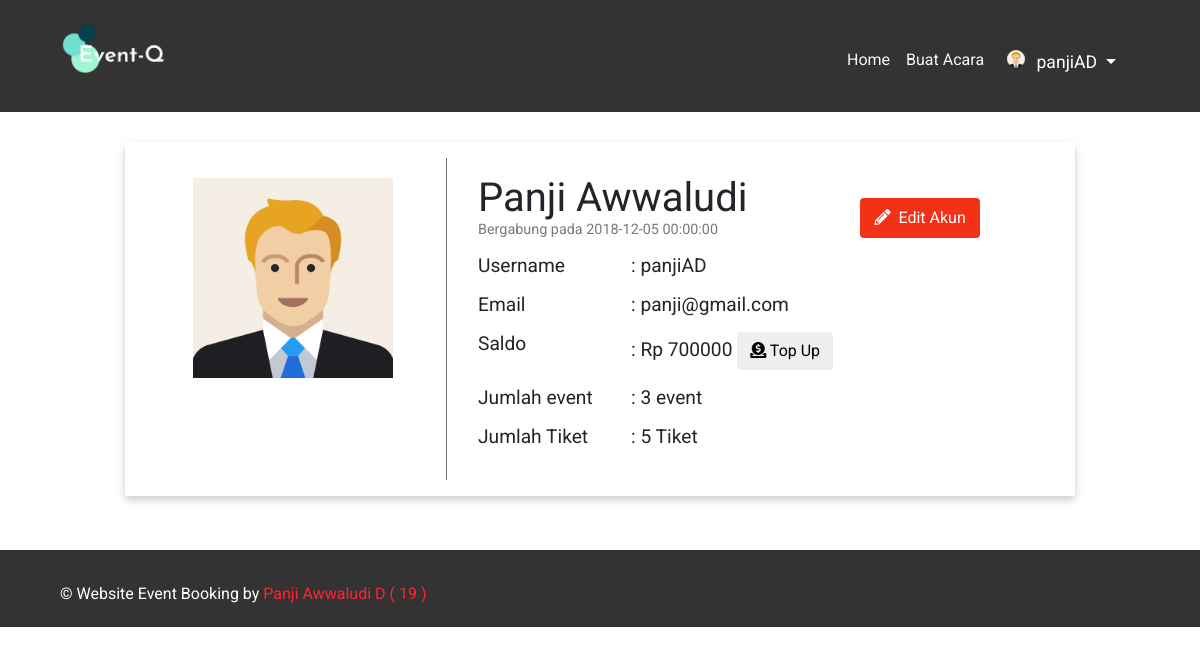
Screenshot of /akun.php?id=1 (signed in) with the database file from the repository.
### tables this page shows
CREATE TABLE `users` (
  `id_users` int(11) NOT NULL,
  `nama` varchar(255) DEFAULT NULL,
  `username` varchar(200) NOT NULL,
  `pass` varchar(255) DEFAULT NULL,
  `email` varchar(255) DEFAULT NULL,
  `gambar_profile` varchar(255) DEFAULT 'user.svg',
  `create_date` datetime DEFAULT NULL,
  `saldo` int(11) NOT NULL,
  `deleted` tinyint(1) NOT NULL,
  `idusers_level` int(11) NOT NULL
);

### akun.php (the view, shortened to what this page needs)
<?php
	include 'helper/koneksi.php';
    ?>
<!DOCTYPE html>
<html>
<head>
    <?php include 'head.php'?>
</head>
<body>
<?php include 'header.php';?>
<div class="container ">
    <div class="row">
    <div class="col-1"></div>
    <div class="col-10 cardProfil">
        <div class="row p-3">
            <div class="col-4 foto">
            <?php
					$user = $_SESSION['username'];
					$query = "SELECT gambar_profile FROM users WHERE username = '$user'";
					$result = mysqli_query($con, $query);
					if(mysqli_num_rows($result) == 1) {
                        $username = mysqli_fetch_assoc($result);
            ?>
						<img src="gambar/profil/<?=$username['gambar_profile']?>"/>
            <?php
                    }
            ?>
            </div>
            <div class="col-6 profil m-3">
                <?php
                    $query = "SELECT * FROM users WHERE username = '$user'";
                    $result = mysqli_query($con, $query);
                    if(mysqli_num_rows($result) > 0){
                        $user = mysqli_fetch_assoc($result);
                        ?>
                        <div class="row">
                            <div class="col-10">
                                <div class="nama" style="font-size:2.5em"><?php echo $user['nama']?> </div>
                                <div class="tanggal mb-3" style="color:rgb(121, 121, 121); font-size:0.9em"> Bergabung pada <?php echo $user['create_date']?> </div>
                            </div>
                            <div class="col-2 mt-4">
                                <button type="button" class="btn" data-toggle="modal" data-target="#editAkun" style="background-color:rgb(243, 49, 23); color:#fff; border: 2px solid rgb(243, 49, 23);"><i class="fas fa-pencil-alt mr-2"></i>Edit Akun</button>
                            </div>
                        </div>
                    <div class="form-group row isi">
                        <label class="col-md-4">Username</label>
                        <div class="col-md-8">
                            <div class="username">: <?php echo $user['username']?></div>
                        </div>
                    </div>
                    <div class="form-group row isi">
                        <label class="col-md-4">Email</label>
                        <div class="col-md-8">
                            <div class="email">: <?php echo $user['email']?> </div>
                        </div>
                    </div>
                    <div class="form-group row isi">
                        <label class="col-md-4">Saldo</label>
                        <div class="col-md-8">
                            <div class="saldo">: Rp <?php echo $user['saldo']?>
                                <button type="button" class="btn" data-toggle="modal" data-target="#editRekening" ><i class="fas fa-donate"></i> Top Up</button>
                            </div>
                        </div>
                    </div>
                    <div class="form-group row isi">
                        <label class="col-md-4">Jumlah event </label>
                        <div class="col-md-8">
                            <div class="event">:
                            <?php
                                $user1 = $user['id_users'];
                                $event = "SELECT COUNT(id_users) AS events FROM events WHERE id_users = '$user1'";
                                $total_event = mysqli_query($con, $event);
                                $row = mysqli_fetch_assoc($total_event);
                                $event = $row['events'];
                                echo $event.' event';
                                ?>
                            </div>
                        </div>
                    </div>
                    <div class="form-group row isi">
                        <label class="col-md-4">Jumlah Tiket </label>
                        <div class="col-md-8">
                            <div class="tiket">:
                            <?php
                                $tiket = "SELECT COUNT(id_users) AS tikets FROM tiket WHERE id_users = '$user1'";
                                $total_tiket = mysqli_query($con, $tiket);
                                $row1 = mysqli_fetch_assoc($total_tiket);
                                $tiket = $row1['tikets'];
                                echo $tiket.' Tiket';
                            ?>
                            </div>
                        </div>
                    </div>
                <?php
                    }
			    ?>
                </div>
        </div>
    </div>
    <div class="col-1"></div>
    </div>
</div>
<?php include 'footer.php'?>
</body>
</html>

### header.php (shortened to what this page needs)
<?php
	$level = $_SESSION['idusers_level'];
	 if($level == 2){
?>
	<div class="header-top">
		<div class="wrap">
			<div class="logo">
				<a href="index.php"><img src="gambar/item/logoTransparent.png"/></a>
			</div>
			<div class="cssmenu">
				<nav class="navbar navbar-expand-sm">
						<div class="collapse navbar-collapse" >
						<ul class="navbar-nav mt-2 mt-lg-0 ml-auto">
							<li class="nav-item">
								<a class="nav-link" href="indexUser.php">Home</a>
							</li>
							<li class="nav-item">
								<a class="nav-link" href="addEvent.php">Buat Acara</a>
							</li>
							<li class="nav-item dropdown">
								<a class="nav-link dropdown-toggle" href="#" id="akun" data-toggle="dropdown" aria-haspopup="true" aria-expanded="false">
								<?php
									$user = $_SESSION['username'];
									$query = "SELECT gambar_profile,id_users FROM users WHERE username = '$user'";
									$result = mysqli_query($con, $query);
									if(mysqli_num_rows($result) == 1) {
										$username = mysqli_fetch_assoc($result);
								?>
										<img src="gambar/profil/<?=$username['gambar_profile']?>"/>
								<?php
									} else {
										echo "User tidak ditemukan";
									}
									echo ' '.$_SESSION['username'];
								?>
								</a>
							</li>
						</ul>
					</div>
				</nav>
			</div>
			<div class="buttons">
				<nav class="navbar navbar-expand-sm navbar-light">
				</nav>
			</div>
		</div>
	</div>
<?php
	}
?>

### css/style.css (style rules this page uses)
html,body,div,span,applet,object,iframe,h1,h2,h3,h4,h5,h6,p,blockquote,pre,a,abbr,acronym,address,big,cite,code,del,dfn,em,img,ins,kbd,q,s,samp,small,strike,strong,sub,sup,tt,var,b,u,i,dl,dt,dd,ol,nav ul,nav li,fieldset,form,label,legend,table,caption,tbody,tfoot,thead,tr,th,td,article,aside,canvas,details,embed,figure,figcaption,footer,header,hgroup,menu,nav,output,ruby,section,summary,time,mark,audio,video { margin:0;padding:0;border:0;font-size:100%;font:inherit;vertical-align:baseline; }
article, aside, details, figcaption, figure,footer, header, hgroup, menu, nav, section { display: block; }
ol,ul { list-style:none;margin:0;padding:0; }
a { text-decoration:none; }
img { max-width:100%; }
body { font-family: 'Dosis', sans-serif; background:#fff; }
.nav-item img { width: 100px; }
.wrap { width:80%; margin:0 auto; -moz-transition:all .2s linear; -webkit-transition:all .2s linear; -o-transition:all .2s linear; -ms-transition:all .2s linear; }
.header-top { background:#333; padding: 2% 0; }
.logo { float:left; width: 100%; }
.cssmenu { margin-top: 10px; position: relative; width: 40.5%; float: right; }
.buttons { float:right; width:26.5%; margin-top: 10px; }
@media (max-width:1366px) { .wrap { width:90%; } }
@media (max-width:1366px) { .buttons { width: 28.5%; } }
@media (max-width:1280px) { .wrap { width:90%; } }
@media (max-width:1280px) { .buttons { width: 28.5%; } }
@media (max-width:1280px) { .logo { width: 26.5%; } }
@media (max-width:1280px) { .cssmenu { width: 43.5%; } }

### css/backupStyle.css (style rules this page uses)
body { font-family: 'Roboto', sans-serif; background:#fff; }
#akun { color: #fff; font-size: 1.1em; }
.nav-item img { width: 18px; border-radius: 50%; margin: 0 7px; }
.nav-link { color: aliceblue; }
.logo { float:left; width: 10%; }
.cssmenu { margin-top: 10px; position: relative; width: 40.5%; }
.cardProfil { margin: 30px 0; box-shadow: 0 4px 8px 0 rgba(0, 0, 0, 0.2); }
.foto { border-right: 1px solid rgba(47, 47, 47, 0.678); }
.foto img { width:200px; margin: 20px auto; display:block; }
.isi { font-size: 1.2em; }

### rows the page displays
users: gambar_profile (picture), nama "Panji Awwaludi", create_date "2018-12-05 00:00:00", username "panjiAD", email "panji@gmail.com", saldo "700000"

### other values shown
$_SESSION['username'] "panjiAD"
$event "3"
$tiket "5"
